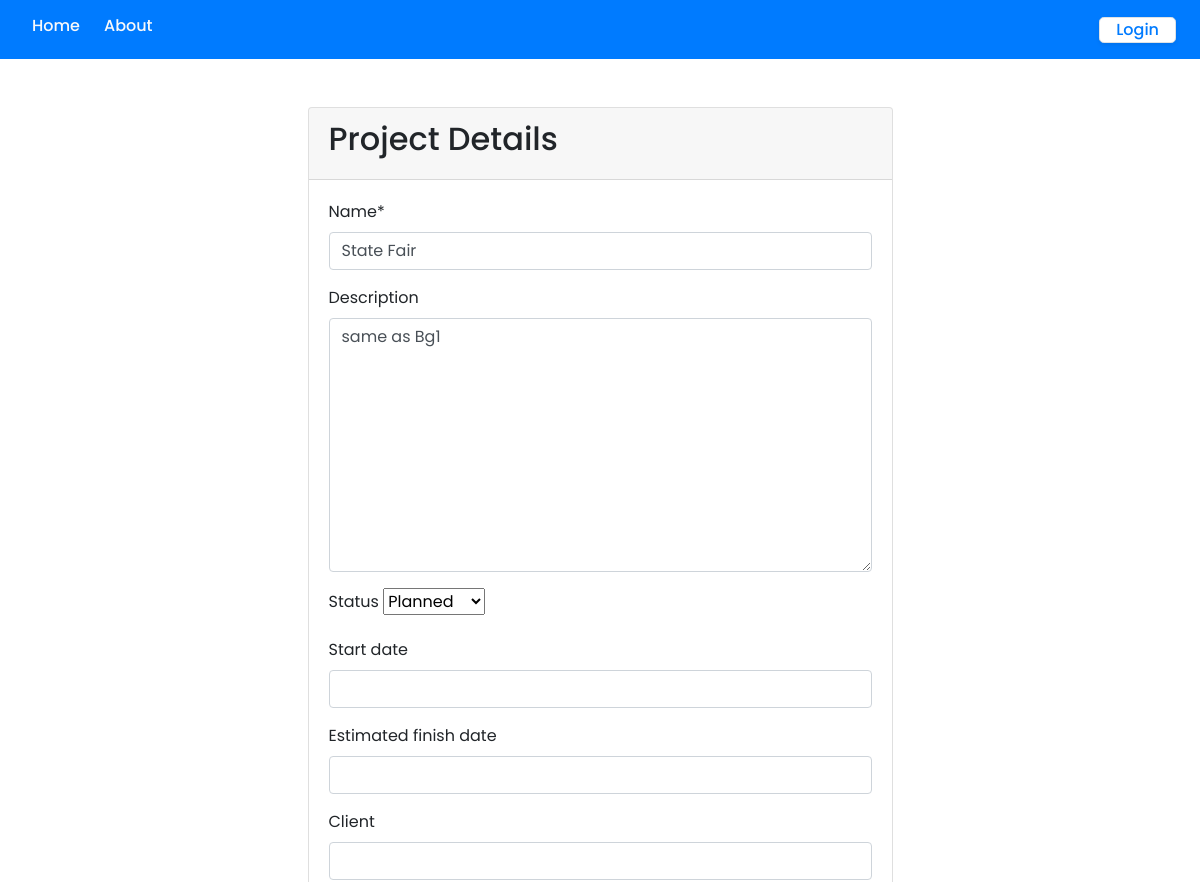
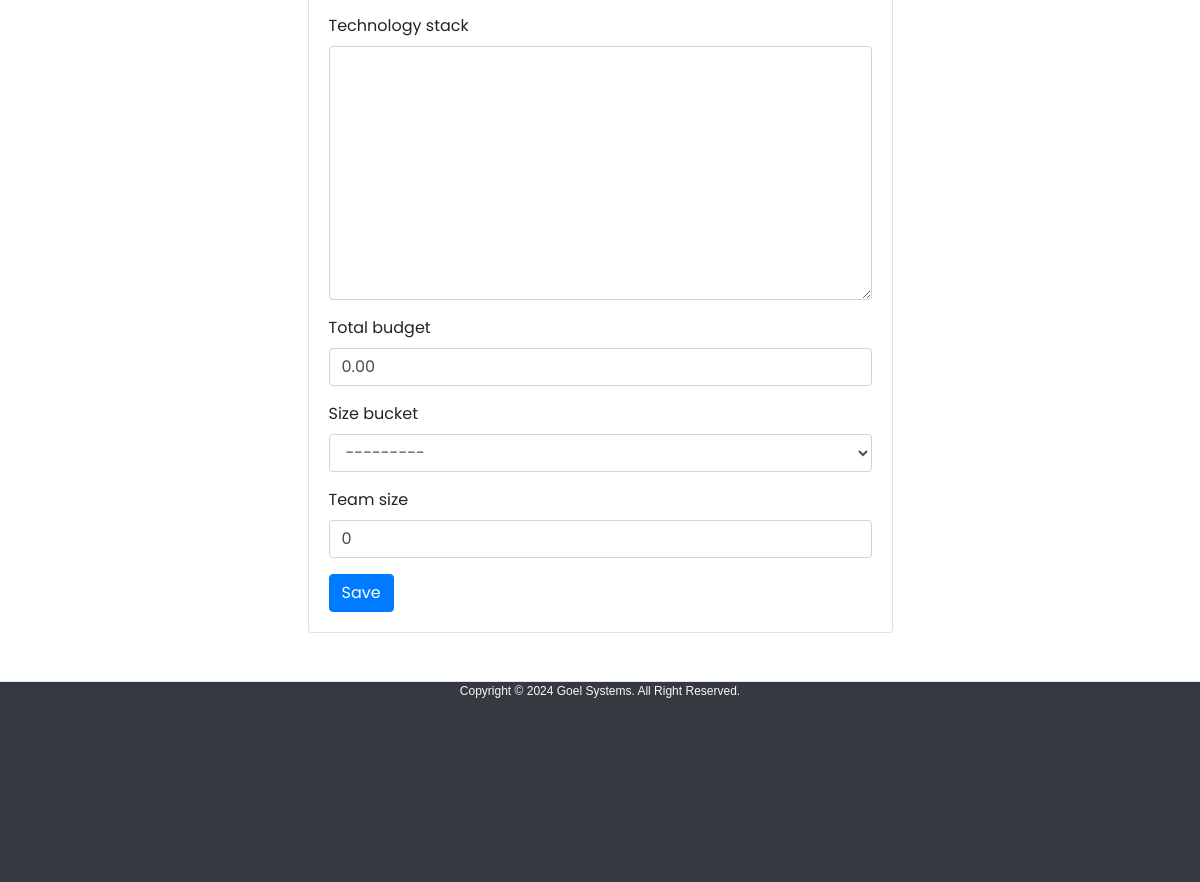
/4s/projects/4/edit/, run on the app's committed database (2 pictures, top to bottom).
### risk/models.py (models this page shows, shortened)
class Prj(models.Model):
    name = models.CharField(max_length=100)
    description = models.TextField(blank=True)
    user = models.ForeignKey('auth.User', on_delete=models.CASCADE)
    status = models.CharField(max_length=20, choices=[('Planned', 'Planned'), ('Ongoing', 'Ongoing'), ('Closed', 'Closed'), ('OnHold', 'OnHold')], blank=True)
    start_date = models.DateField(blank=True, null=True)
    estimated_finish_date = models.DateField(blank=True, null=True)
    client = models.CharField(max_length=100, blank=True)
    technology_stack = models.TextField(blank=True, null=True)
    total_budget = models.DecimalField(max_digits=10, decimal_places=2, blank=True, null=True, default=0)
    size_bucket = models.CharField(max_length=20, choices=[('Small', 'Small'), ('Medium', 'Medium'), ('Large', 'Large'), ('Very Large', 'Very Large')], blank=True)
    team_size = models.IntegerField(blank=True, null=True, default=0)

### risk/views.py (the view)
# urls.py: path('projects/<int:pk>/edit/', views.EditProjectView.as_view(), name='edit_project'),
class EditProjectView(UpdateView):
    model = Prj
    form_class = ProjectForm
    template_name = 'project_form.html'  # Use the same template for creating and editing
    success_url = '/4s/'

### risk/forms.py (shortened to what this page needs)
class ProjectForm(forms.ModelForm):
    class Meta:
        model = Prj
        fields = '__all__'
        widgets = {
            'name': forms.TextInput(attrs={'class': 'form-control'}),
            'description': forms.Textarea(attrs={'class': 'form-control'}),
            'user': forms.HiddenInput(attrs={'class': 'form-control'}),
            'start_date': forms.DateInput(attrs={'class': 'form-control'}),
            'estimated_finish_date': forms.DateInput(attrs={'class': 'form-control'}),
            'client': forms.TextInput(attrs={'class': 'form-control'}),
            'technology_stack': forms.Textarea(attrs={'class': 'form-control'}),
            'size_bucket': forms.Select(attrs={'class': 'form-control'}),
            'total_budget': forms.NumberInput(attrs={'class': 'form-control'}),
            'team_size': forms.NumberInput(attrs={'class': 'form-control'}),
        }

### templates/project_form.html (shortened to what this page needs)
{% extends 'base.html' %}
{% load static %}
{% load crispy_forms_tags %}
{% block content %}
<div class="my-5 row justify-content-center">
    <div class="col-md-6">
        <div class="card">
            <div class="card-header">
                <h2>Project Details</h2>
            </div>
            <div class="card-body">
                <form method="POST">
                    {{ form|crispy }}
                    <button type="submit" class="btn btn-primary">Save</button>
                </form>
            </div>
        </div>
    </div>
</div>
{% endblock content%}

### static/css/style.css (style rules this page uses)
* { margin: 0; padding: 0; box-sizing: border-box; font-family: "Poppins", sans-serif; }
body { margin: 0; padding: 0; overflow: hidden; }

### data on the page
Prj: name "State Fair", description "same as Bg1", status "Planned", total_budget "0.00", size_bucket "---------", team_size "0"
